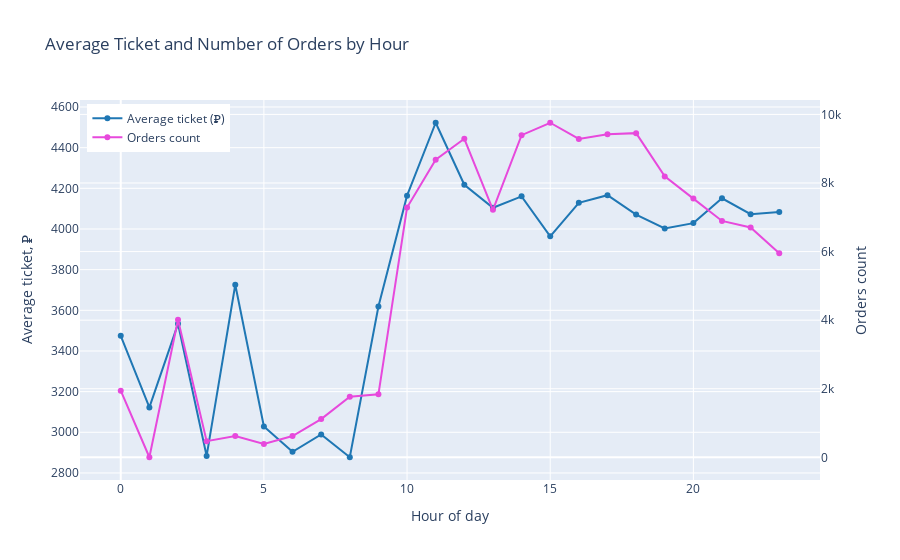

The notebook cell this image was saved under:
### Code cell
hourly_stats = (df[df["is_delivered"]].groupby("Hour").agg(avg_ticket=("Final_Order_Sum", "mean"), orders_cnt=("Order_ID", "nunique")).reset_index())

fig = go.Figure()

fig.add_trace(
    go.Scatter(
        x=hourly_stats["Hour"],
        y=hourly_stats["avg_ticket"],
        mode="lines+markers",
        name="Average ticket (₽)",
        line=dict(color="#1f77b4")          # blue
    )
)

fig.add_trace(
    go.Scatter(
        x=hourly_stats["Hour"],
        y=hourly_stats["orders_cnt"],
        mode="lines+markers",
        name="Orders count",
        line=dict(color="#e749dc"),         # orange
        yaxis="y2"                          # ← secondary axis
    )
)

fig.update_layout(
    title="Average Ticket and Number of Orders by Hour",
    xaxis_title="Hour of day",
    yaxis=dict(title="Average ticket, ₽"),
    yaxis2=dict(title="Orders count",
                overlaying="y", side="right"),  # twin axis
    legend=dict(yanchor="top", y=0.99, x=0.01)
)

fig.show()

### Figure 1 — Plotly figure (JSON) as saved in the notebook; plotly's stock layout.template omitted (floating-point values rounded to 4 significant figures)
{"data": [{"line": {"color": "#1f77b4"}, "mode": "lines+markers", "name": "Average ticket (₽)", "type": "scatter", "x": [0, 1, 2, 3, 4, 5, 6, 7, 8, 9, 10, 11, 12, 13, 14, 15, 16, 17, 18, 19, 20, 21, 22, 23], "y": [3475.0, 3123.0, 3533.0, 2884.0, 3726.0, 3029.0, 2904.0, 2989.0, 2877.0, 3618.0, 4164.0, 4523.0, 4217.0, 4104.0, 4160.0, 3964.0, 4129.0, 4166.0, 4071.0, 4002.0, 4029.0, 4151.0, 4073.0, 4084.0]}, {"line": {"color": "#e749dc"}, "mode": "lines+markers", "name": "Orders count", "type": "scatter", "x": [0, 1, 2, 3, 4, 5, 6, 7, 8, 9, 10, 11, 12, 13, 14, 15, 16, 17, 18, 19, 20, 21, 22, 23], "y": [1944, 2, 4011, 471, 624, 388, 621, 1114, 1765, 1838, 7285, 8680, 9289, 7217, 9396, 9757, 9284, 9423, 9454, 8192, 7545, 6894, 6705, 5950], "yaxis": "y2"}], "layout": {"legend": {"x": 0.01, "y": 0.99, "yanchor": "top"}, "title": {"text": "Average Ticket and Number of Orders by Hour"}, "xaxis": {"title": {"text": "Hour of day"}}, "yaxis": {"title": {"text": "Average ticket, ₽"}}, "yaxis2": {"overlaying": "y", "side": "right", "title": {"text": "Orders count"}}}}
